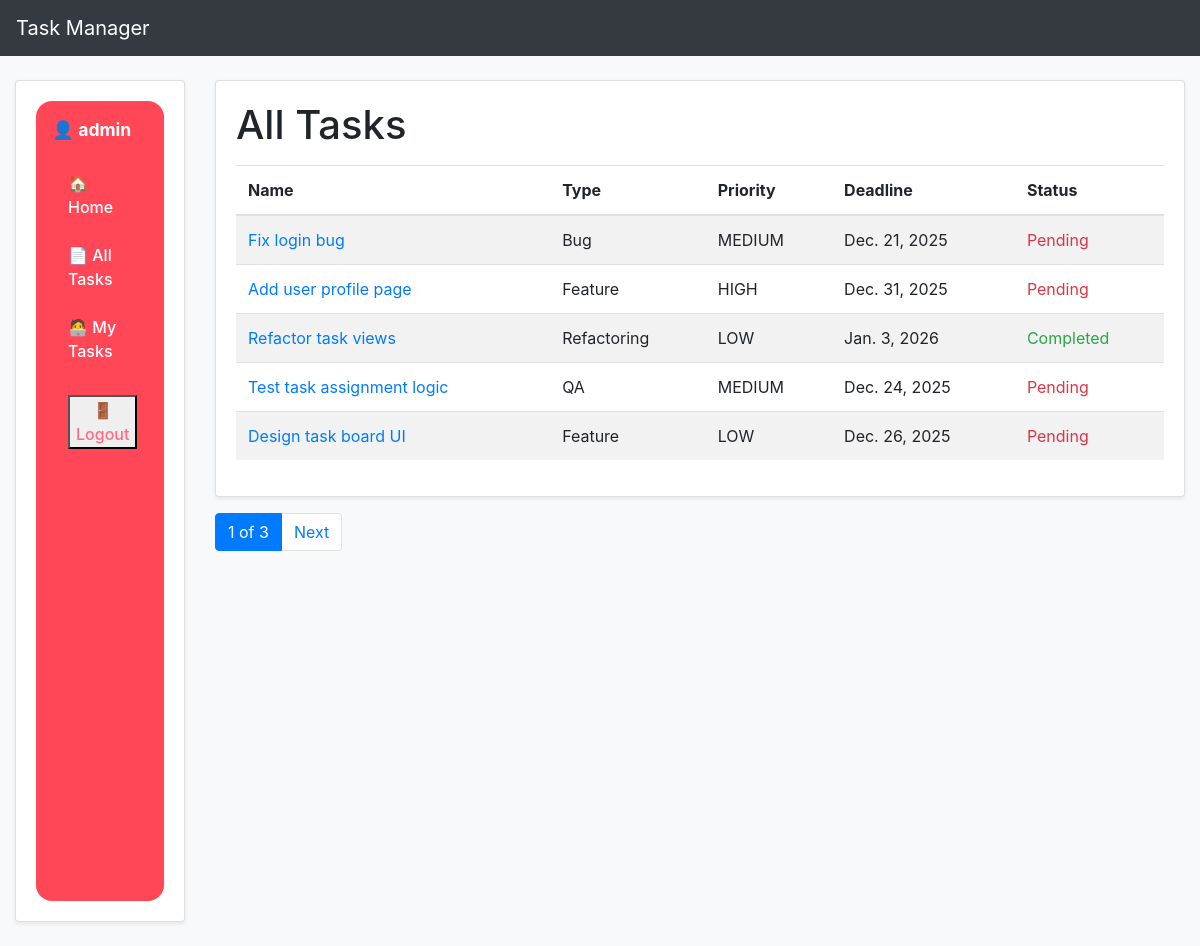
The app's page /tasks/ (signed in) with its own data.
### core/models.py (models this page shows, shortened)
class Worker(AbstractUser):
    position = models.ForeignKey(
        Position,
        on_delete=models.SET_NULL,
        null=True,
        blank=True,
        related_name="workers",
    )

class Task(models.Model):
    class Priority(models.TextChoices):
        LOW = "LOW", "Low"
        MEDIUM = "MEDIUM", "Medium"
        HIGH = "HIGH", "High"
        URGENT = "URGENT", "Urgent"
    name = models.CharField(max_length=255)
    description = models.TextField()
    deadline = models.DateField()
    is_completed = models.BooleanField(default=False)
    priority = models.CharField(
        max_length=10, choices=Priority.choices, default=Priority.MEDIUM
    )
    task_type = models.ForeignKey(
        TaskType, on_delete=models.PROTECT, related_name="tasks"
    )
    assignees = models.ManyToManyField(Worker, related_name="tasks")

class TaskType(models.Model):
    name = models.CharField(max_length=100, unique=True)
    def __str__(self):
        return self.name

### core/views.py (the view)
# urls.py: path("tasks/", views.TaskListView.as_view(), name="task-list"),
class TaskListView(LoginRequiredMixin, generic.ListView):
    model = Task
    template_name = "core/task_list.html"
    context_object_name = "task_list"
    paginate_by = 5
    def get_queryset(self):
        return Task.objects.select_related("task_type").prefetch_related("assignees")

### templates/core/task_list.html (shortened to what this page needs)
{% extends "base.html" %}
{% block content %}
  <h1>All Tasks</h1>
  {% if task_list %}
    <table class="table table-striped mt-3">
      <thead>
        <tr>
          <th>Name</th>
          <th>Type</th>
          <th>Priority</th>
          <th>Deadline</th>
          <th>Status</th>
        </tr>
      </thead>
      <tbody>
        {% for task in task_list %}
          <tr>
            <td>
              <a href="{% url 'core:task-detail' task.id %}">
                {{ task.name }}
              </a>
            </td>
            <td>{{ task.task_type }}</td>
            <td>{{ task.priority }}</td>
            <td>{{ task.deadline }}</td>
            <td>
              {% if task.is_completed %}
                <span class="text-success">Completed</span>
              {% else %}
                <span class="text-danger">Pending</span>
              {% endif %}
            </td>
          </tr>
        {% endfor %}
      </tbody>
    </table>
  {% else %}
    <p>No tasks found.</p>
  {% endif %}
{% endblock %}

### templates/includes/sidebar.html (shortened to what this page needs)
<div class="sidebar">
  <div class="sidebar-user mb-3">
    👤 {{ user.username }}
  </div>
  <ul class="list-group list-group-flush">
    <li class="list-group-item">
      <a class="sidebar-link" href="{% url 'core:index' %}">
        🏠 Home
      </a>
    </li>
    <li class="list-group-item">
      <a class="sidebar-link" href="{% url 'core:task-list' %}">
        📄 All Tasks
      </a>
    </li>
    <li class="list-group-item">
      <a class="sidebar-link" href="{% url 'core:my-task-list' %}">
        🧑‍💻 My Tasks
      </a>
    </li>
    <li class="list-group-item mt-2">
  <form method="post" action="{% url 'logout' %}" class="m-0">
    <button type="submit" class="sidebar-link sidebar-logout">
      🚪 Logout
    </button>
  </form>
</li>
  </ul>
</div>

### static/css/styles.css (style rules this page uses)
.sidebar { background-color: #ff4757 !important; min-height: 100vh; padding: 1rem; border-radius: 16px; }
.sidebar .list-group-item { background-color: transparent; border: none; padding: 0.75rem 1rem; }
.sidebar-user { color: #fff; font-weight: 700; font-size: 1.1rem; margin-bottom: 1rem; }
.sidebar-link { color: #fff; display: block; font-weight: 500; transition: all 0.2s ease; }
.sidebar-logout { color: #ff6b81; font-weight: 500; }

### records on screen
Worker: username "admin"
Task: name "Fix login bug", task_type "Bug", priority "MEDIUM", deadline "Dec. 21, 2025", is_completed "Pending"
Task: name "Add user profile page", task_type "Feature", priority "HIGH", deadline "Dec. 31, 2025", is_completed "Pending"
Task: name "Refactor task views", task_type "Refactoring", priority "LOW", deadline "Jan. 3, 2026", is_completed "Completed"
Task: name "Test task assignment logic", task_type "QA", priority "MEDIUM", deadline "Dec. 24, 2025", is_completed "Pending"
Task: name "Design task board UI", task_type "Feature", priority "LOW", deadline "Dec. 26, 2025", is_completed "Pending"

### other values on screen
{{ page_obj.number }} "1"
{{ page_obj.paginator.num_pages }} "3"
